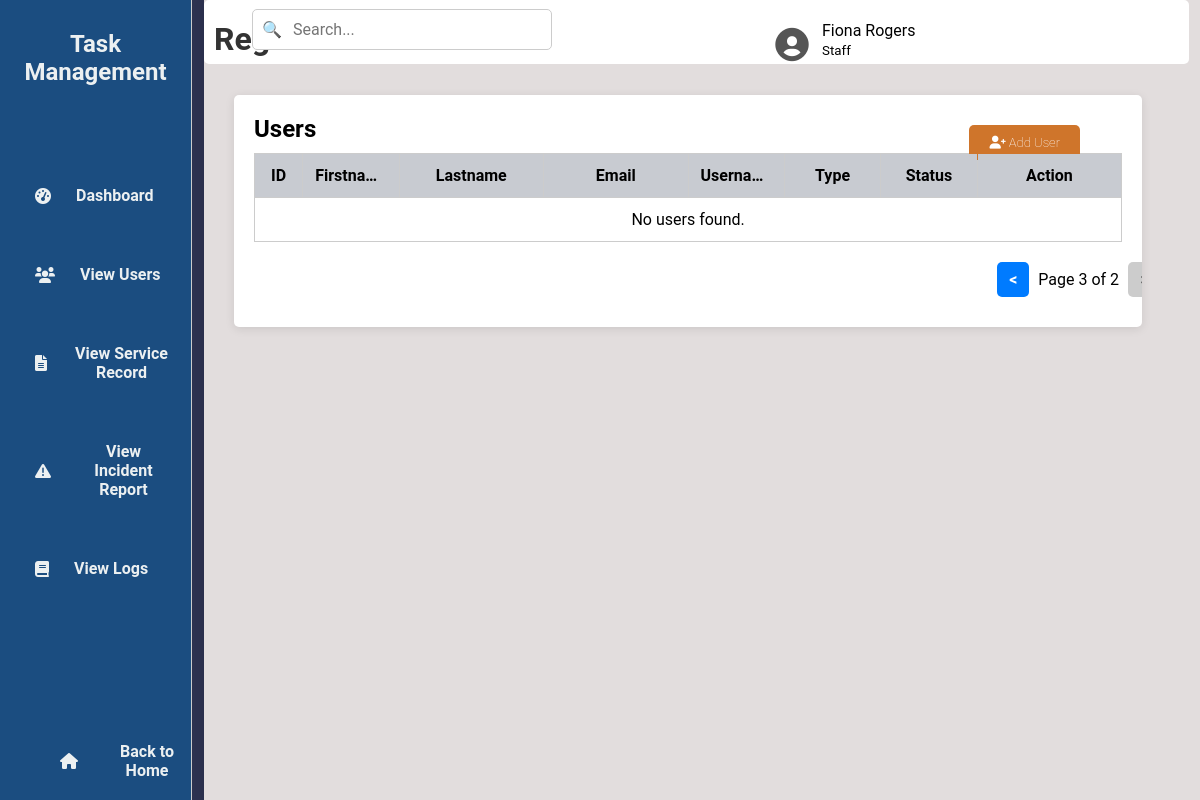
The app's page /viewU.php?page=3 (signed in), older data.
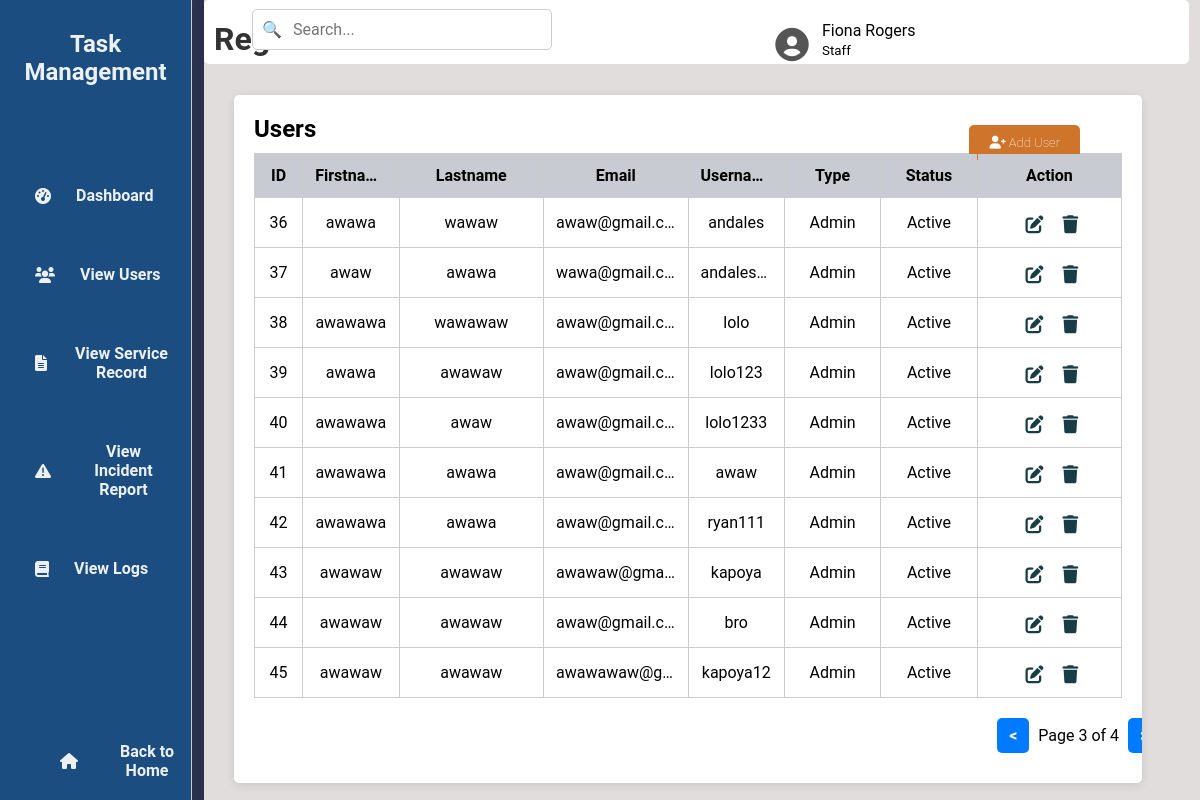
The same page, newer data.
### tables this page shows
CREATE TABLE `tbl_user` (
  `u_id` int(50) NOT NULL,
  `u_fname` varchar(200) NOT NULL,
  `u_lname` varchar(200) NOT NULL,
  `u_email` varchar(200) NOT NULL,
  `u_username` varchar(200) NOT NULL,
  `u_password` varchar(200) NOT NULL,
  `u_type` varchar(200) NOT NULL,
  `u_status` varchar(200) NOT NULL
);

### viewU.php (the view, shortened to what this page needs)
<?php
include 'db.php';
$username = $_SESSION['username'];
$lastName = '';
$firstName = '';
$userType = '';
if ($conn) {
    $sqlUser = "SELECT u_fname, u_lname, u_type FROM tbl_user WHERE u_username = ?";
    $stmt = $conn->prepare($sqlUser);
    $stmt->bind_param("s", $username);
    $stmt->execute();
    $resultUser = $stmt->get_result();
    if ($resultUser->num_rows > 0) {
        $row = $resultUser->fetch_assoc();
        $firstName = $row['u_fname'];
        $lastName = $row['u_lname'];
        $userType = $row['u_type'];
    }
    $limit = 10;
    $page = isset($_GET['page']) ? (int)$_GET['page'] : 1;
    $offset = ($page - 1) * $limit;
    $totalUsersQuery = "SELECT COUNT(*) as total FROM tbl_user";
    $totalResult = $conn->query($totalUsersQuery);
    $totalRow = $totalResult->fetch_assoc();
    $totalUsers = $totalRow['total'];
    $totalPages = ceil($totalUsers / $limit);
    $sql = "SELECT u_id, u_fname, u_lname, u_email, u_username, u_type, u_status FROM tbl_user LIMIT ?, ?";
    $stmt = $conn->prepare($sql);
    $stmt->bind_param("ii", $offset, $limit);
    $stmt->execute();
    $result = $stmt->get_result();
} else {
    echo "Database connection failed.";
    exit();
}
?>
<!DOCTYPE html>
<html lang="en">
<head>
    <link rel="stylesheet" href="viewU.css">
    <link href="https://cdn.jsdelivr.net/npm/boxicons/css/boxicons.min.css" rel="stylesheet">
    <link rel="stylesheet" href="https://cdnjs.cloudflare.com/ajax/libs/font-awesome/6.0.0-beta3/css/all.min.css">
</head>
<body>
<div class="wrapper">
    <div class="sidebar">
        <h2>Task Management</h2>
        <ul>
            <li><a href="adminD.php"><i class="fas fa-tachometer-alt"></i> Dashboard</a></li>
            <li><a href="viewU.php"><i class="fas fa-users"></i> View Users</a></li>
            <li><a href="view_service_record.php"><i class="fas fa-file-alt"></i> View Service Record</a></li>
            <li><a href="view_incident_report.php"><i class="fas fa-exclamation-triangle"></i> View Incident Report</a></li>
            <li><a href="view_logs.php"><i class="fas fa-book"></i> View Logs</a></li>
        </ul>
        <footer>
            <a href="index.php" class="back-home"><i class="fas fa-home"></i> Back to Home</a>
        </footer>
    </div>
    <div class="container">
        <div class="upper">
            <h1>Registered Users</h1>
        </div>
        <div class="search-container">
            <input type="text" class="search-bar" placeholder="Search...">
            <span class="search-icon">🔍</span>
        </div>
        <div class="user-icon">
    <?php
    $avatarPath = isset($_SESSION['avatarPath']) ? $_SESSION['avatarPath'] : 'default-avatar.png';
    if (!empty($avatarPath) && file_exists(str_replace('?' . time(), '', $avatarPath))) {
        echo "<img src='" . htmlspecialchars($avatarPath, ENT_QUOTES, 'UTF-8') . "'
              style='width: 40px; height: 40px; border-radius: 50%; object-fit: cover;'>";
    } else {
        echo "<i class='bx bxs-user-circle' style='font-size: 40px; color: #555; margin-top: 10px;'></i>";
    }
    ?>
</div>
<div class="user-details">
    <span><?php echo htmlspecialchars($firstName . ' ' . $lastName, ENT_QUOTES, 'UTF-8'); ?></span><br>
    <small><?php echo htmlspecialchars(ucfirst($userType), ENT_QUOTES, 'UTF-8'); ?></small>
</div>
        <div class="table-box">
            <h2>Users</h2>
            <a href="addU.php" class="add-user-btn"><i class="fas fa-user-plus"></i> Add User</a>
            <table>
                <thead>
                    <tr>
                        <th>ID</th>
                        <th>Firstname</th>
                        <th>Lastname</th>
                        <th>Email</th>
                        <th>Username</th>
                        <th>Type</th>
                        <th>Status</th>
                        <th>Action</th>
                    </tr>
                </thead>
                <tbody>
                    <?php
                    if ($result->num_rows > 0) {
                        while ($row = $result->fetch_assoc()) {
                            echo "<tr>
                                    <td>{$row['u_id']}</td>
                                    <td>{$row['u_fname']}</td>
                                    <td>{$row['u_lname']}</td>
                                    <td>{$row['u_email']}</td>
                                    <td>{$row['u_username']}</td>
                                    <td>" . ucfirst(strtolower($row['u_type'])) . "</td>
                                    <td>" . ucfirst(strtolower($row['u_status'])) . "</td>
                                     <td>
                                        <a href='editU.php?id={$row['u_id']}'><i class='fas fa-edit'></i></a>
                                        <a href='deleteU.php?id={$row['u_id']}'><i class='fas fa-trash'></i></a>
                                    </td>
                                  </tr>";
                        }
                    } else {
                        echo "<tr><td colspan='8'>No users found.</td></tr>";
                    }
                    ?>
                </tbody>
            </table>
          <div class="pagination">
            <?php if ($page > 1): ?>
                <a href="?page=<?php echo $page - 1; ?>" class="pagination-link">&lt;</a>
            <?php else: ?>
                <span class="pagination-link disabled">&lt;</span>
            <?php endif; ?>
            <span class="current-page">Page <?php echo $page; ?> of <?php echo $totalPages; ?></span>
            <?php if ($page < $totalPages): ?>
                <a href="?page=<?php echo $page + 1; ?>" class="pagination-link">&gt;</a>
            <?php else: ?>
                <span class="pagination-link disabled">&gt;</span>
            <?php endif; ?>
        </div>
        </div>
    </div>
</div>
</body>
</html>

### viewU.css (style rules this page uses)
* { margin: 0; padding: 0; box-sizing: border-box; font-family: 'Roboto', sans-serif; }
body { min-height: 100vh; display: flex; background-color: #2d3250; overflow: hidden; }
.wrapper { display: flex; height: 100vh; overflow: hidden; }
.sidebar { width: 16%; background-color: #1b4d80; padding: 20px; border-right: 1px solid #ccc; height: 100vh; position: fixed; }
.sidebar h2 { margin-top: 10px; text-align: center; color: #ecf0f1; }
.sidebar ul { list-style-type: none; padding: 0; margin-top: 100px; margin-left: 15px; margin-bottom: 30px; }
.sidebar li { margin: 60px 0; }
.sidebar a { text-decoration: none; color: #ecf0f1; display: flex; align-items: center; text-align: center; }
.sidebar a i { margin-right: 25px; }
.back-home { position: absolute; bottom: 20px; left: 60px; color: #ecf0f1; text-decoration: none; display: flex; align-items: center; }
.container { width: 85%; margin-left: 17%; padding: 20px; background-color: #e2dddd; box-shadow: 0 2px 10px rgba(0, 0, 0, 0.1); position: relative; }
.container .upper { border-radius: 5px; margin-top: -20px; margin-left: -20px; width: 103%; height: 8vh; background-color: #ffffff; }
.upper h1 { padding-top: 20px; padding-left: 10px; text-align: left; color: #333; }
.table-box { margin-top: -70px; width: 95%; padding: 20px; margin-right: 10px; margin-left: 10px; border-radius: 5px; background-color: #ffffff; box-shadow: 0 2px 10px rgba(0, 0, 0, 0.1); height: auto; overflow: hidden; }
table { width: 100%; border-collapse: collapse; margin-top: 10px; table-layout: fixed; }
thead th { background-color: #c8cbd1; position: sticky; top: 0; z-index: 10; }
th, td { border: 1px solid #ccc; padding: 12px; text-align: center; min-height: 40px; overflow: hidden; text-overflow: ellipsis; white-space: nowrap; }
th:nth-child(1), td:nth-child(1) { width: 5%; }
th:nth-child(2), td:nth-child(2) { width: 10%; }
th:nth-child(3), td:nth-child(3) { width: 15%; }
th:nth-child(4), td:nth-child(4) { width: 15%; }
th:nth-child(5), td:nth-child(5) { width: 10%; }
th:nth-child(6), td:nth-child(6) { width: 10%; }
th:nth-child(7), td:nth-child(7) { width: 10%; }
th:last-child, td:last-child { width: 15%; }
th { background-color: #c8cbd1; color: rgb(0, 0, 0); }
a { display: inline-block; margin-top: 5px; text-decoration: none; color: #4CAF50; font-weight: bold; }
.add-user-btn { display: inline-block; background-color: #cf752b; color: white; padding: 10px 20px; border-radius: 5px; text-decoration: none; font-size: 13px; font-weight: lighter; transition: 0.3s; position: absolute; right: 120px; top: 15%; }
.table-box table a { font-size: 18px; color: #193d46; display: inline-flex; align-items: center; margin-right: 5px; margin-left: 10px; transition: color 0.3s; text-align: center; }
.table-box a i { justify-content: center; }
.search-container { position: relative; width: 300px; margin: 20px auto; top: -95px; }
.search-bar { width: 100%; padding: 10px 10px 10px 40px; border: 1px solid #ccc; border-radius: 5px; font-size: 16px; margin-left: -100%; margin-top: 20px; }
.search-icon { position: absolute; left: 10px; top: 65%; transform: translateY(-50%); color: #aaa; pointer-events: none; z-index: 1; margin-left: -100%; }
.user-icon { position: absolute; left: 70px; top: 40px; transform: translateY(-50%); margin-left: 50%; }
.user-details { position: absolute; left: 120px; top: 40px; transform: translateY(-50%); margin-left: 50%; }

### viewU.php (style rules this page uses)
.table-box { display: flex; flex-direction: column; }
.table-box table { flex-grow: 1; margin-bottom: 10px; }
.pagination { text-align: center; padding: 10px 0; width: 100%; margin-left: 45%; }
.pagination-link { display: inline-block; margin: 0 5px; padding: 8px 12px; background-color: #007bff; color: white; text-decoration: none; border-radius: 5px; }
.disabled { background-color: #ccc; pointer-events: none; color: #666; }

Row changes from the older to the newer data that the page shows:
added tbl_user: u_id "36", u_fname "awawa", u_lname "wawaw", u_email "awaw@gmail.c…", u_username "andales", u_type "Admin", u_status "Active"
added tbl_user: u_id "37", u_fname "awaw", u_lname "awawa", u_email "wawa@gmail.c…", u_username "andales…", u_type "Admin", u_status "Active"
added tbl_user: u_id "38", u_fname "awawawa", u_lname "wawawaw", u_email "awaw@gmail.c…", u_username "lolo", u_type "Admin", u_status "Active"
added tbl_user: u_id "39", u_fname "awawa", u_lname "awawaw", u_email "awaw@gmail.c…", u_username "lolo123", u_type "Admin", u_status "Active"
added tbl_user: u_id "40", u_fname "awawawa", u_lname "awaw", u_email "awaw@gmail.c…", u_username "lolo1233", u_type "Admin", u_status "Active"
added tbl_user: u_id "41", u_fname "awawawa", u_lname "awawa", u_email "awaw@gmail.c…", u_username "awaw", u_type "Admin", u_status "Active"
added tbl_user: u_id "42", u_fname "awawawa", u_lname "awawa", u_email "awaw@gmail.c…", u_username "ryan111", u_type "Admin", u_status "Active"
added tbl_user: u_id "43", u_fname "awawaw", u_lname "awawaw", u_email "awawaw@gma…", u_username "kapoya", u_type "Admin", u_status "Active"
added tbl_user: u_id "44", u_fname "awawaw", u_lname "awawaw", u_email "awaw@gmail.c…", u_username "bro", u_type "Admin", u_status "Active"
added tbl_user: u_id "45", u_fname "awawaw", u_lname "awawaw", u_email "awawawaw@g…", u_username "kapoya12", u_type "Admin", u_status "Active"
Text that changed along with them:
$totalPages: "2" → "4"
text no longer shown: "No users found."
